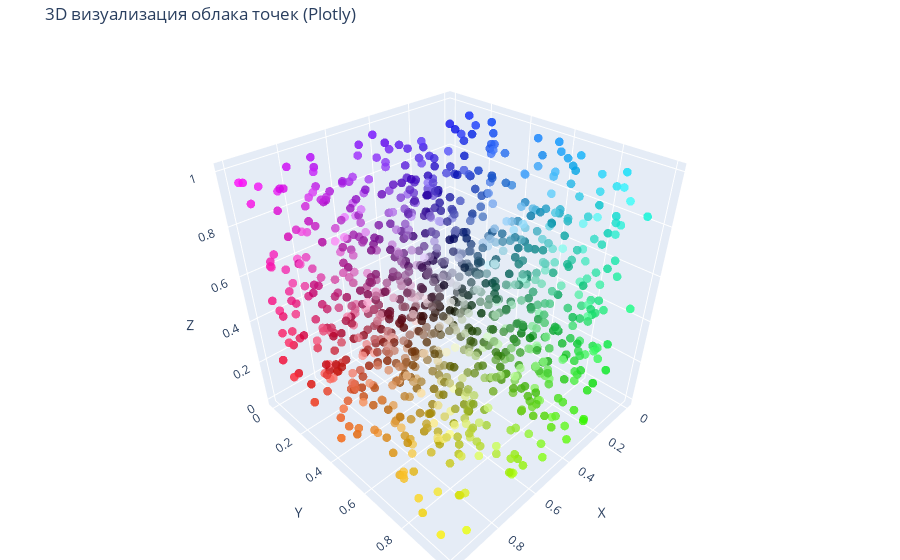

Notebook code cell kept with this figure:
### Code cell
import plotly.graph_objects as go

rgb_colors = [
    f'rgb({int(r*255)},{int(g*255)},{int(b*255)})'
    for r, g, b in colors
]

fig = go.Figure(data=go.Scatter3d(
    x=points[:, 0],
    y=points[:, 1],
    z=points[:, 2],
    mode='markers',
    marker=dict(
        size=3,
        color=rgb_colors,
        opacity=0.8
    )
))

fig.update_layout(
    title="3D визуализация облака точек (Plotly)",
    scene=dict(
        xaxis_title='X',
        yaxis_title='Y',
        zaxis_title='Z',
        aspectmode='cube'  
    ),
    margin=dict(l=0, r=0, b=0, t=40)
)

fig.show()

### Figure 1 — Plotly figure (JSON) as saved in the notebook; plotly's stock layout.template omitted (floating-point values rounded to 4 significant figures; data arrays with more than 128 entries replaced by an {"elided": "..."} marker saying what was removed)
{"data": [{"marker": {"color": {"elided": "1000 str values"}, "opacity": 0.8, "size": 3}, "mode": "markers", "type": "scatter3d", "x": {"elided": "1000 float values"}, "y": {"elided": "1000 float values"}, "z": {"elided": "1000 float values"}}], "layout": {"margin": {"b": 0, "l": 0, "r": 0, "t": 40}, "scene": {"aspectmode": "cube", "xaxis": {"title": {"text": "X"}}, "yaxis": {"title": {"text": "Y"}}, "zaxis": {"title": {"text": "Z"}}}, "title": {"text": "3D визуализация облака точек (Plotly)"}}}
